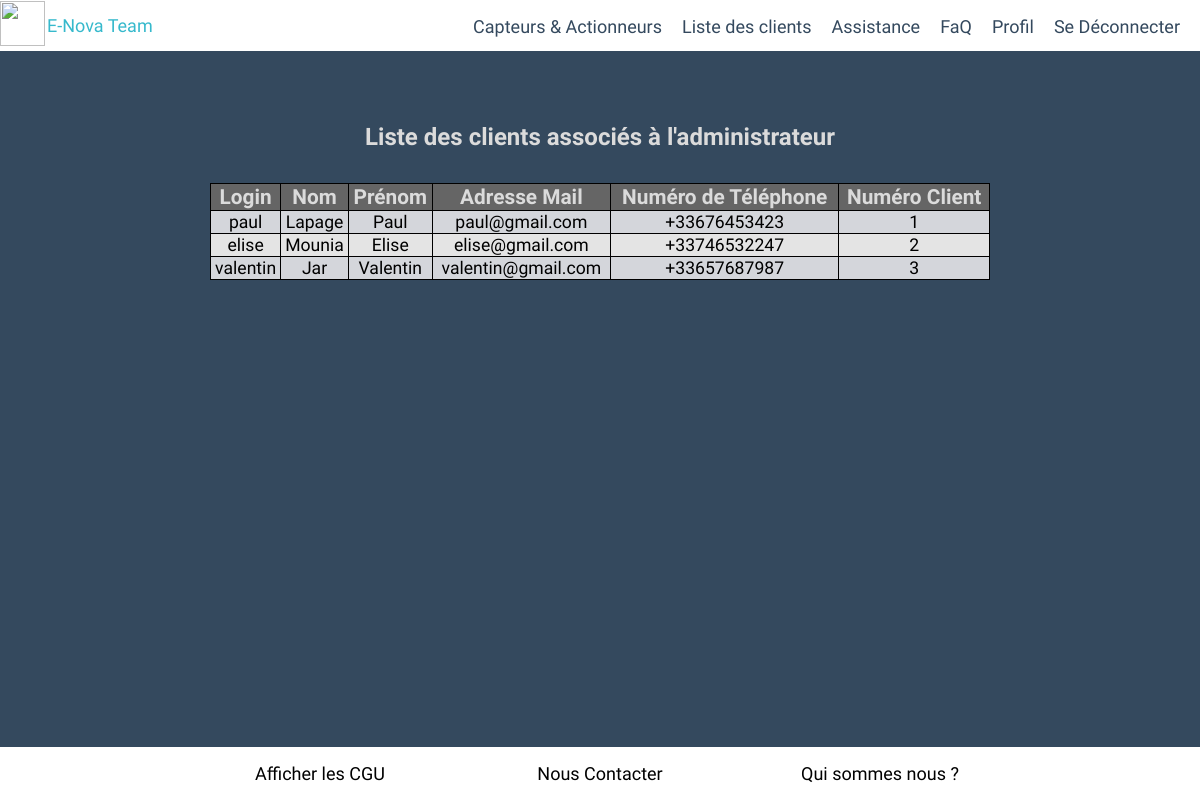
The page /index.php?page=client (signed in) on the database its author committed.
### tables this page shows
CREATE TABLE IF NOT EXISTS `account` (
  `customer_number` int(11) NOT NULL AUTO_INCREMENT,
  `login` varchar(255) NOT NULL,
  `mail` varchar(255) NOT NULL,
  `phone_number` int(11) NOT NULL,
  `password` varchar(255) NOT NULL,
  `last_name` varchar(255) NOT NULL,
  `first_name` varchar(255) NOT NULL,
  `administrator_id` int(11) NOT NULL,
  PRIMARY KEY (`customer_number`)
);

### model/AccountManager.php (called while the page is built, shortened)
<?php
class AccountManager extends Manager
{
	function getClients($administrator_id)
	{
		$db = $this->databaseConnection();
		$clients = $db->prepare('SELECT customer_number, login, mail, phone_number, last_name, first_name FROM account WHERE administrator_id = ?');
		$clients->execute(array($administrator_id));
		return $clients;
	}
}

### view/admin/clientView.php (the view, shortened to what this page needs)
<!DOCTYPE html>
<html>
<head>
	<link rel="stylesheet" href= "public/css/clientStyle.css">
</head>
<body>
	<?php require($_SERVER['DOCUMENT_ROOT'].'/app/view/admin/header.php'); ?>
	<div class="container">
		<div id="main">
			<div class="listClients">
				<h2>Liste des clients associés à l'administrateur </h2>
				<div class="clientTable">
					<table>
						<tr class="Categories">
							<th>Login </th>
							<th>Nom</th>
							<th>Prénom</th>
							<th>Adresse Mail</th>
							<th>Numéro de Téléphone </th>
							<th>Numéro Client</th>
						</tr>
						<?php
						while ($client = $clients->fetch())
						{
							?>
							<tr>
								<td><?=  htmlspecialchars($client['login']); ?></td>
								<td><?=  htmlspecialchars($client['last_name']); ?></td>
								<td><?=  htmlspecialchars($client['first_name']); ?></td>
								<td><?=  htmlspecialchars($client['mail']); ?></td>
								<td><?=  htmlspecialchars("+33" . $client['phone_number']); ?></td>
								<td><?=  htmlspecialchars($client['customer_number']); ?></td>
							</tr>
							<?php
						}
						?>
					</table>
				</div>
			</div>
		</div>
	</div>
	<?php require($_SERVER['DOCUMENT_ROOT'].'/app/view/footer.php'); ?>
</body>
</html>

### public/css/clientStyle.css (style rules this page uses)
* { font-family:"Crete Round",serif; }
html { height: 100%; }
body { min-height: 100%; margin: 0; padding: 0; background-color: #34495E; }
.container { padding-bottom: 70px; }
h2 { color : #DBDBDB ; padding-bottom : 1%; }
.listClients { text-align : center; margin-top : 6%; }
table { width : 65%; border-collapse: collapse; margin : auto; }
table tr:nth-child(even) { background-color : #D4D6DB; }
table tr:nth-child(odd) { background-color : #E4E4E4; }
th { font-weight : bold; border: 1px solid black; background-color : #656565; font-size : 130%; color : #DBDBDB; }
td { font-size : 110%; border: 1px solid black; color : #000; }

### public/css/footer.css (style rules this page uses)
* { font-family:"Crete Round",serif; }
body { margin: 0; padding: 0; }
body { position: relative; }

### rows shown on the page
account: login "paul", last_name "Lapage", first_name "Paul", mail "paul@gmail.com", phone_number "+33676453423", customer_number "1"
account: login "elise", last_name "Mounia", first_name "Elise", mail "elise@gmail.com", phone_number "+33746532247", customer_number "2"
account: login "valentin", last_name "Jar", first_name "Valentin", mail "valentin@gmail.com", phone_number "+33657687987", customer_number "3"
